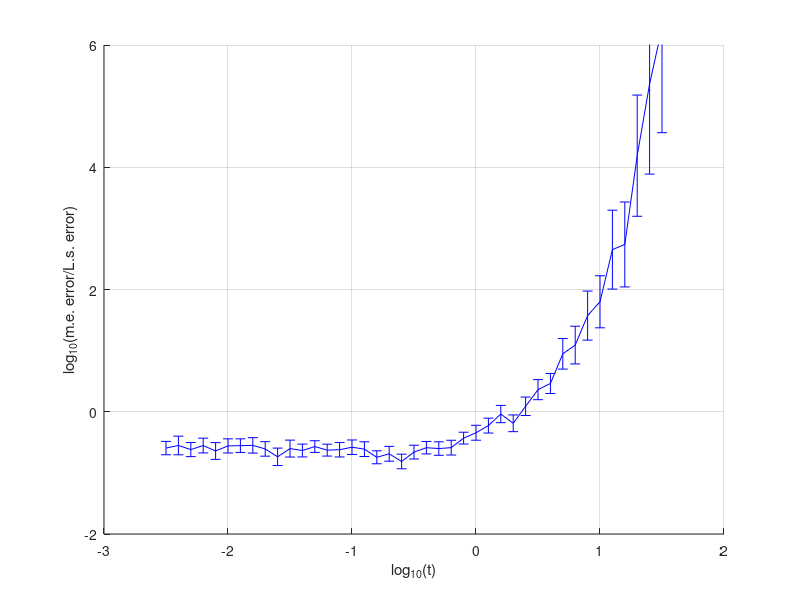

The MATLAB source for this figure: (Note: this script raises an error after producing the figure.)
% This file contains all the scripts for Appendix A of the Gaussian process regression thesis. 
% To use it, make sure that the Matlab directory is set to the directory of this file. Then you can run this file. It is not very extensive, because there is only one experiment in this appendix.

% We set up the workspace, ready for executing scripts.
clear all; % Empty the workspace.
clc; % Empty the command window.
exportFigs = 1; % Do we export figures? 0 for no, 1 (or anything else) for yes.
useColor = 1; % Should we set up plots for colored output (1) or black-and-white output (0)?
addpath('../ExportFig'); % We add the functions for exporting figures.

% We fix Matlab's random number generator, so that it always gives the same result as the figure in the thesis.
rng(5, 'twister');

% We start off by defining some settings.
nExp = 100; % How many experiments do we run?
n = 3; % This is the size of the matrices used.
timeExponents = -2.5:0.1:1.5; % Which exponents for time shall we use? We will subsequently use the times 10^timeExponents.

% We set up storage matrices.
comparison = zeros(1,length(timeExponents));
comparisonStd = zeros(1,length(timeExponents));
results = zeros(2,nExp);

% We loop through the time parameters.
for i = 1:length(timeExponents)
	% This is the time parameter which we use.
	t = 10^timeExponents(i); 
	
	% We start doing experiments.
	j = 1;
	while j <= nExp
		% We define random matrices for our Lyapunov equation.
		A = randn(n,n);
		Q = randn(n,n);

		% Now we calculate the result by directly solving the Lyapunov equation.
		XQ = lyap(A,Q);
		XQtLyap = XQ - expm(A*t)*XQ*expm(A'*t);

		% And we calculate the result through a matrix exponential.
		XQtExp = expm(A*t)*[eye(n),zeros(n)]*expm([-A,Q;zeros(n),A']*t)*[zeros(n);eye(n)];

		% Now we find some measure of the numerical error.
		resultLyap = sum(sum(abs(A*XQtLyap + XQtLyap*A' + Q - expm(A*t)*Q*expm(A'*t))));
		resultExp = sum(sum(abs(A*XQtExp + XQtExp*A' + Q - expm(A*t)*Q*expm(A'*t))));

		% And we store the results.
		results(:,j) = [resultLyap;resultExp];
		
		% Finally we check if any of the results is exactly 0. If so, we redo this experiment, because if messes up our computation. And a zero error does not happen in reality either. If not,
		% we continue with the next experiment.
		if resultLyap ~= 0 && resultExp ~= 0
			j = j + 1;
		end
	end

	% We calculate the ratio of the results and then find the mean between them.
	ratios = results(2,:)./results(1,:);
	logRatios = log10(ratios);
	comparison(i) = mean(logRatios);
	comparisonStd(i) = std(logRatios)/sqrt(nExp);
	
	if comparison(i) > 1e4
		break;
	end
end

% We set up an errorbar plot based on the results.
figure(1);
clf(1);
hold on;
grid on;
if useColor == 0
	errorbar(timeExponents, comparison, 2*comparisonStd, 2*comparisonStd, 'k-');
else
	errorbar(timeExponents, comparison, 2*comparisonStd, 2*comparisonStd, 'b-');
end
xlabel('log_{10}(t)');
ylabel('log_{10}(m.e. error/L.s. error)');
axis([timeExponents(1)-.5,timeExponents(end)+.5,-2,6]);

% We export the plot, if desired.
if exportFigs ~= 0
	export_fig('AccuracyTest.png','-transparent');
end